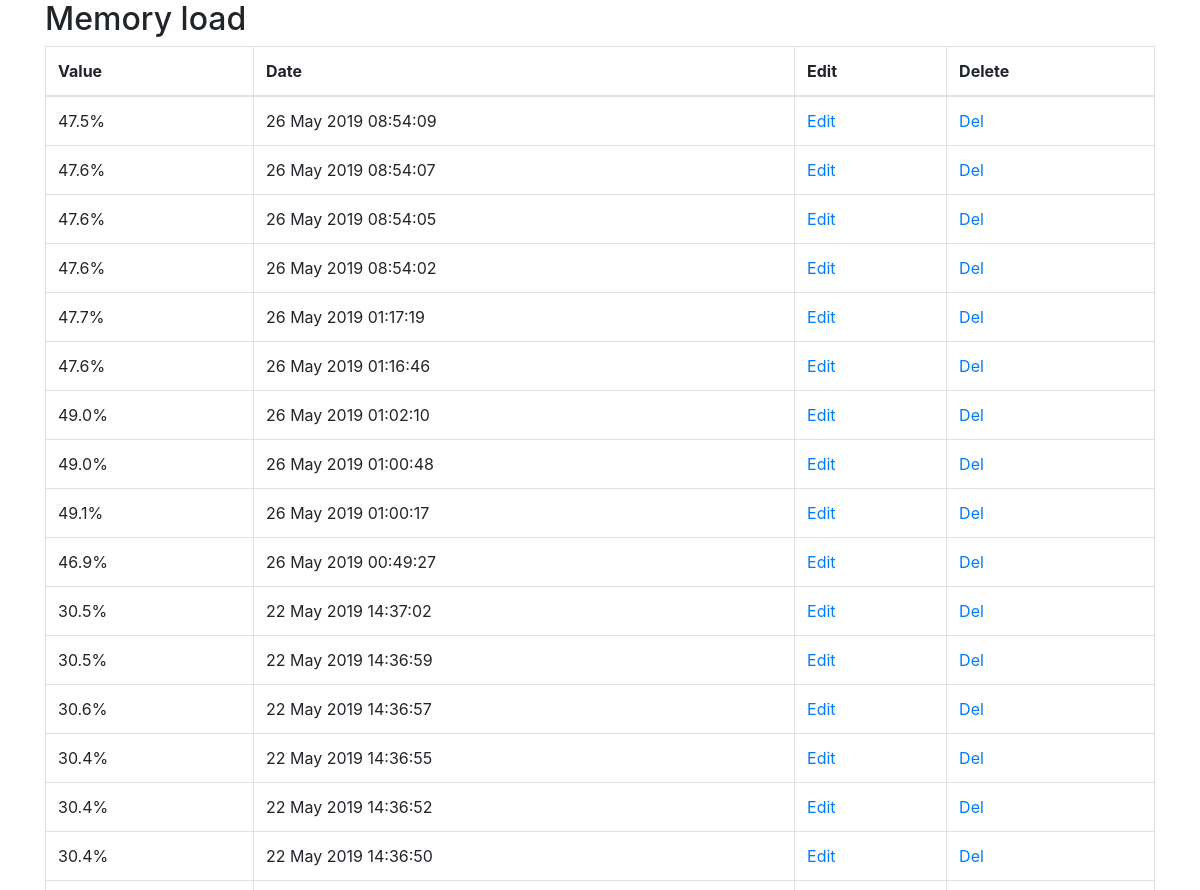
The page /sens_item/mem_val (upper part) on the database as committed earlier.
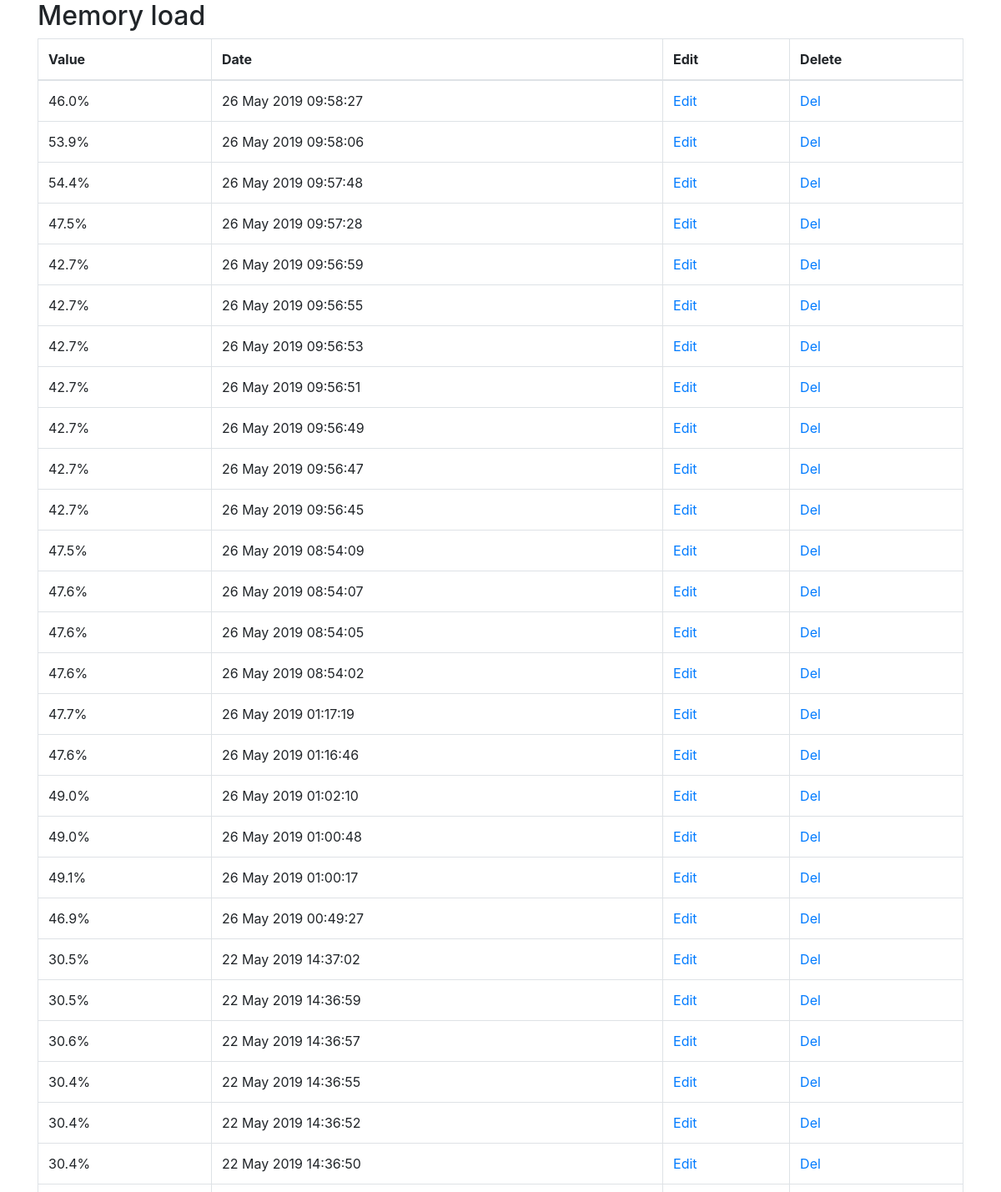
The same page on the database as committed later.
### api/models.py (models this page shows)
class SensorHistory(models.Model):
    date = models.DateTimeField(auto_now_add=True, blank=True)
    value = models.CharField(max_length=400)
    sensor = models.ForeignKey(Sensor, on_delete=models.CASCADE, related_name='sensor_history')

### index/views.py (the view)
# urls.py: path('sens_item/<slug:slug>', views.sensor_item, name="sens_item"),
def sensor_item(request, slug):
    data = models.SensorHistory.objects.filter(sensor__slug=slug).order_by('-date')
    sensor = models.Sensor.objects.get(slug__exact=slug)
    item = data[0]
    context = {'slug': slug, 'data': data, 'item': item}
    return render(request, template_name="sens_item.html", context=context)

### api/models.py (called while the page is built)
    def __str__(self):
        return self.name

### index/templates/sens_item.html (shortened to what this page needs)
{% extends "base.html" %}
{% load django_bootstrap_breadcrumbs %}
{% block content %}
    <h2>{{ data.last.sensor }}</h2>
    <table class="table table-bordered">
        <thead>
            <tr>
                <th>Value</th>
                <th>Date</th>
                <th>Edit</th>
                <th>Delete</th>
            </tr>
        </thead>
        <tbody>
            {% for each in data %}
                <tr>
                    <td>{{ each.value }}%</td>
                    <td>{{ each.date|date:'d F Y H:i:s' }}</td>
                    <td><a href="{% url 'sens_item_edit' each.id %}">Edit</a></td>
                    <td><a href="{% url 'sens_item_del' each.id %}">Del</a></td>
                </tr>
            {% endfor %}
        </tbody>
    </table>
{% endblock content %}

Rows that differ between the two databases and show on the page:
added SensorHistory: value "46.0", date "26 May 2019 09:58:27"
added SensorHistory: value "53.9", date "26 May 2019 09:58:06"
added SensorHistory: value "54.4", date "26 May 2019 09:57:48"
added SensorHistory: value "47.5", date "26 May 2019 09:57:28"
added SensorHistory: value "42.7", date "26 May 2019 09:56:59"
added SensorHistory: value "42.7", date "26 May 2019 09:56:55"
added SensorHistory: value "42.7", date "26 May 2019 09:56:53"
added SensorHistory: value "42.7", date "26 May 2019 09:56:51"
added SensorHistory: value "42.7", date "26 May 2019 09:56:49"
added SensorHistory: value "42.7", date "26 May 2019 09:56:47"
added SensorHistory: value "42.7", date "26 May 2019 09:56:45"
